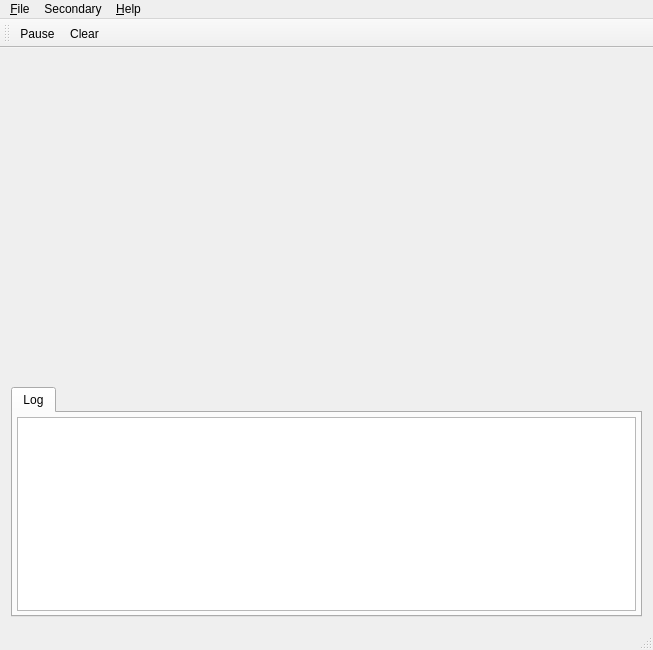
<?xml version="1.0" encoding="UTF-8"?>
<ui version="4.0">
 <class>MainWindow</class>
 <widget class="QMainWindow" name="MainWindow">
  <property name="geometry">
   <rect>
    <x>0</x>
    <y>0</y>
    <width>653</width>
    <height>650</height>
   </rect>
  </property>
  <property name="windowTitle">
   <string>SerialPlot (MM DEV VERSION)</string>
  </property>
  <widget class="QWidget" name="centralWidget">
   <layout class="QVBoxLayout" name="verticalLayout">
    <item>
     <widget class="QSplitter" name="splitter">
      <property name="sizePolicy">
       <sizepolicy hsizetype="Expanding" vsizetype="Expanding">
        <horstretch>0</horstretch>
        <verstretch>0</verstretch>
       </sizepolicy>
      </property>
      <property name="orientation">
       <enum>Qt::Horizontal</enum>
      </property>
      <widget class="QWidget" name="plotArea" native="true">
       <property name="sizePolicy">
        <sizepolicy hsizetype="Preferred" vsizetype="Expanding">
         <horstretch>0</horstretch>
         <verstretch>0</verstretch>
        </sizepolicy>
       </property>
      </widget>
     </widget>
    </item>
    <item>
     <widget class="HidableTabWidget" name="tabWidget">
      <property name="sizePolicy">
       <sizepolicy hsizetype="Expanding" vsizetype="Minimum">
        <horstretch>0</horstretch>
        <verstretch>0</verstretch>
       </sizepolicy>
      </property>
      <property name="minimumSize">
       <size>
        <width>0</width>
        <height>0</height>
       </size>
      </property>
      <property name="maximumSize">
       <size>
        <width>16777215</width>
        <height>16777215</height>
       </size>
      </property>
      <property name="currentIndex">
       <number>0</number>
      </property>
      <property name="movable">
       <bool>false</bool>
      </property>
      <widget class="QWidget" name="tabLog">
       <attribute name="title">
        <string>Log</string>
       </attribute>
       <attribute name="toolTip">
        <string>Error and Warning Messages</string>
       </attribute>
       <layout class="QHBoxLayout" name="horizontalLayout">
        <property name="leftMargin">
         <number>4</number>
        </property>
        <property name="topMargin">
         <number>4</number>
        </property>
        <property name="rightMargin">
         <number>4</number>
        </property>
        <property name="bottomMargin">
         <number>4</number>
        </property>
        <item>
         <widget class="QPlainTextEdit" name="ptLog">
          <property name="readOnly">
           <bool>true</bool>
          </property>
         </widget>
        </item>
       </layout>
      </widget>
     </widget>
    </item>
   </layout>
  </widget>
  <widget class="QMenuBar" name="menuBar">
   <property name="geometry">
    <rect>
     <x>0</x>
     <y>0</y>
     <width>653</width>
     <height>22</height>
    </rect>
   </property>
   <widget class="QMenu" name="menuHelp">
    <property name="title">
     <string>&amp;Help</string>
    </property>
    <addaction name="actionDemoMode"/>
    <addaction name="actionReportBug"/>
    <addaction name="actionCheckUpdate"/>
    <addaction name="actionHelpAbout"/>
   </widget>
   <widget class="QMenu" name="menuFile">
    <property name="title">
     <string>&amp;File</string>
    </property>
    <addaction name="actionSaveSettings"/>
    <addaction name="actionLoadSettings"/>
    <addaction name="actionExportCsv"/>
    <addaction name="actionExportSvg"/>
    <addaction name="separator"/>
    <addaction name="actionQuit"/>
   </widget>
   <widget class="QMenu" name="menuSecondary">
    <property name="title">
     <string>Secondary</string>
    </property>
    <addaction name="actionBarPlot"/>
    <addaction name="separator"/>
    <addaction name="actionHorizontal"/>
    <addaction name="actionVertical"/>
   </widget>
   <addaction name="menuFile"/>
   <addaction name="menuSecondary"/>
   <addaction name="menuHelp"/>
  </widget>
  <widget class="QToolBar" name="plotToolBar">
   <property name="windowTitle">
    <string>Plot Toolbar</string>
   </property>
   <attribute name="toolBarArea">
    <enum>TopToolBarArea</enum>
   </attribute>
   <attribute name="toolBarBreak">
    <bool>false</bool>
   </attribute>
   <addaction name="actionPause"/>
   <addaction name="actionClear"/>
  </widget>
  <widget class="QStatusBar" name="statusBar"/>
  <action name="actionPause">
   <property name="checkable">
    <bool>true</bool>
   </property>
   <property name="checked">
    <bool>false</bool>
   </property>
   <property name="icon">
    <iconset theme="player_pause">
     <normaloff>.</normaloff>.</iconset>
   </property>
   <property name="text">
    <string>Pause</string>
   </property>
   <property name="toolTip">
    <string>Pause Plotting</string>
   </property>
   <property name="shortcut">
    <string>P</string>
   </property>
  </action>
  <action name="actionClear">
   <property name="icon">
    <iconset theme="edit-clear">
     <normaloff>.</normaloff>.</iconset>
   </property>
   <property name="text">
    <string>Clear</string>
   </property>
   <property name="shortcut">
    <string>Ctrl+K</string>
   </property>
  </action>
  <action name="actionHelpAbout">
   <property name="text">
    <string>&amp;About</string>
   </property>
  </action>
  <action name="actionDemoMode">
   <property name="checkable">
    <bool>true</bool>
   </property>
   <property name="text">
    <string>&amp;Demo Mode</string>
   </property>
   <property name="toolTip">
    <string>Toggle Demo Mode</string>
   </property>
  </action>
  <action name="actionExportCsv">
   <property name="text">
    <string>&amp;Export CSV</string>
   </property>
   <property name="toolTip">
    <string>Export plot data to CSV</string>
   </property>
  </action>
  <action name="actionQuit">
   <property name="text">
    <string>&amp;Quit</string>
   </property>
   <property name="shortcut">
    <string>Ctrl+Q</string>
   </property>
  </action>
  <action name="actionReportBug">
   <property name="text">
    <string>&amp;Report a Bug</string>
   </property>
   <property name="toolTip">
    <string>Report a Bug on SerialPlot Website</string>
   </property>
  </action>
  <action name="actionSaveSettings">
   <property name="text">
    <string>&amp;Save Settings</string>
   </property>
   <property name="toolTip">
    <string>Save Settings to a File</string>
   </property>
  </action>
  <action name="actionLoadSettings">
   <property name="text">
    <string>&amp;Load Settings</string>
   </property>
   <property name="toolTip">
    <string>Load Settings from a File</string>
   </property>
  </action>
  <action name="actionCheckUpdate">
   <property name="text">
    <string>&amp;Check Update</string>
   </property>
  </action>
  <action name="actionBarPlot">
   <property name="checkable">
    <bool>true</bool>
   </property>
   <property name="text">
    <string>Bar Plot</string>
   </property>
  </action>
  <action name="actionVertical">
   <property name="checkable">
    <bool>true</bool>
   </property>
   <property name="text">
    <string>Vertical</string>
   </property>
  </action>
  <action name="actionHorizontal">
   <property name="checkable">
    <bool>true</bool>
   </property>
   <property name="checked">
    <bool>true</bool>
   </property>
   <property name="text">
    <string>Horizontal</string>
   </property>
  </action>
  <action name="actionExportSvg">
   <property name="text">
    <string>E&amp;xport SVG</string>
   </property>
  </action>
 </widget>
 <layoutdefault spacing="6" margin="11"/>
 <customwidgets>
  <customwidget>
   <class>HidableTabWidget</class>
   <extends>QTabWidget</extends>
   <header>hidabletabwidget.h</header>
   <container>1</container>
  </customwidget>
 </customwidgets>
 <resources/>
 <connections/>
</ui>
